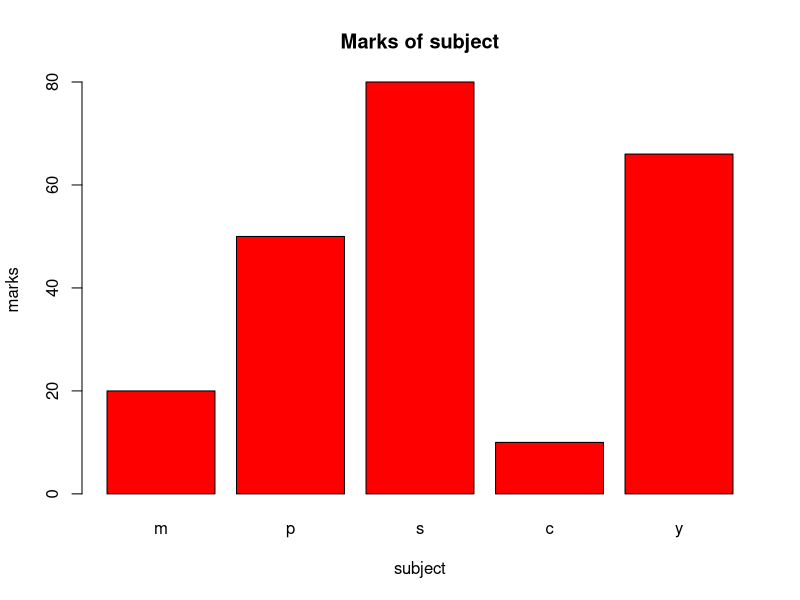

The R source for this figure:
#Write an R program to create a simple bar plot of five subject’s marks. 

#sub and marks

subject <- c("m","p","s","c","y")
marks <- c(20,50,80,10,66)

#barplot

barplot(marks, names.arg = subject, xlab="subject", ylab="marks", col="red", main="Marks of subject")